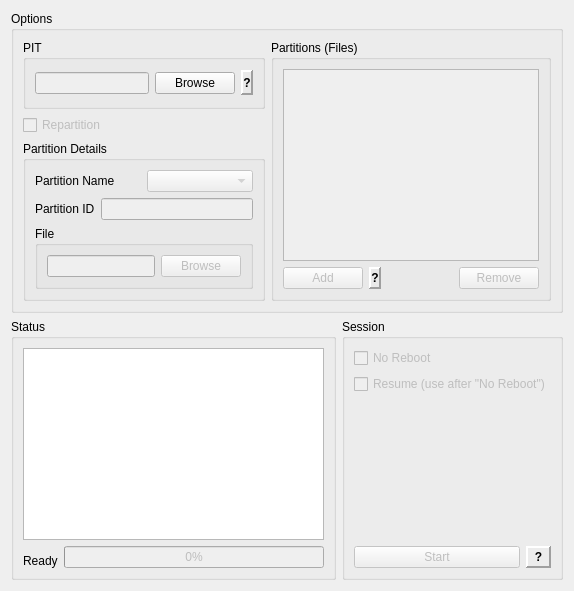
    <widget class="QWidget" name="flashTab">
     <attribute name="title">
      <string>Flash</string>
     </attribute>
     <layout class="QVBoxLayout" name="flashMainLayout">
      <item>
       <widget class="QGroupBox" name="optionsGroup">
        <property name="title">
         <string>Options</string>
        </property>
        <layout class="QHBoxLayout" name="optionsHorizontalLayout">
         <item>
          <layout class="QVBoxLayout" name="leftOptionsLayout">
           <item>
            <widget class="QGroupBox" name="pitGroup">
             <property name="title">
              <string>PIT</string>
             </property>
             <layout class="QHBoxLayout" name="pitLayout">
              <item>
               <widget class="QLineEdit" name="pitLineEdit">
                <property name="enabled">
                 <bool>false</bool>
                </property>
                <property name="readOnly">
                 <bool>true</bool>
                </property>
               </widget>
              </item>
              <item>
               <widget class="QPushButton" name="pitBrowseButton">
                <property name="enabled">
                 <bool>true</bool>
                </property>
                <property name="focusPolicy">
                 <enum>Qt::NoFocus</enum>
                </property>
                <property name="text">
                 <string>Browse</string>
                </property>
                <property name="autoDefault">
                 <bool>false</bool>
                </property>
                <property name="default">
                 <bool>false</bool>
                </property>
                <property name="flat">
                 <bool>false</bool>
                </property>
                <property name="maximumWidth">
                 <number>80</number>
                </property>
               </widget>
              </item>
              <item>
               <widget class="QLabel" name="pitBrowseTipLabel">
                <property name="enabled">
                 <bool>true</bool>
                </property>
                <property name="font">
                 <font>
                  <weight>75</weight>
                  <bold>true</bold>
                 </font>
                </property>
                <property name="toolTip">
                 <string notr="true">You can retrieve/download your device's PIT file from the Utilities tab.</string>
                </property>
                <property name="statusTip">
                 <string notr="true"/>
                </property>
                <property name="whatsThis">
                 <string notr="true"/>
                </property>
                <property name="frameShape">
                 <enum>QFrame::Panel</enum>
                </property>
                <property name="frameShadow">
                 <enum>QFrame::Raised</enum>
                </property>
                <property name="lineWidth">
                 <number>2</number>
                </property>
                <property name="midLineWidth">
                 <number>0</number>
                </property>
                <property name="text">
                 <string>?</string>
                </property>
                <property name="alignment">
                 <set>Qt::AlignCenter</set>
                </property>
                <property name="maximumSize">
                 <size>
                  <width>25</width>
                  <height>25</height>
                 </size>
                </property>
               </widget>
              </item>
             </layout>
            </widget>
           </item>
           <item>
            <widget class="QCheckBox" name="repartitionCheckBox">
             <property name="enabled">
              <bool>false</bool>
             </property>
             <property name="toolTip">
              <string notr="true">Repartitioning will wipe all data for your phone and install the selected PIT file.</string>
             </property>
             <property name="text">
              <string>Repartition</string>
             </property>
            </widget>
           </item>
           <item>
            <widget class="QGroupBox" name="partitionGroup">
             <property name="title">
              <string>Partition Details</string>
             </property>
             <layout class="QVBoxLayout" name="partitionDetailsLayout">
              <item>
               <layout class="QHBoxLayout" name="partitionNameLayout">
                <item>
                 <widget class="QLabel" name="partitionNameLabel">
                  <property name="text">
                   <string>Partition Name</string>
                  </property>
                  <property name="maximumWidth">
                   <number>120</number>
                  </property>
                 </widget>
                </item>
                <item>
                 <widget class="QComboBox" name="partitionNameComboBox">
                  <property name="enabled">
                   <bool>false</bool>
                  </property>
                 </widget>
                </item>
               </layout>
              </item>
              <item>
               <layout class="QHBoxLayout" name="partitionIdLayout">
                <item>
                 <widget class="QLabel" name="partitionIdLabel">
                  <property name="text">
                   <string>Partition ID</string>
                  </property>
                  <property name="maximumWidth">
                   <number>120</number>
                  </property>
                 </widget>
                </item>
                <item>
                 <widget class="QLineEdit" name="partitionIdLineEdit">
                  <property name="enabled">
                   <bool>false</bool>
                  </property>
                  <property name="readOnly">
                   <bool>true</bool>
                  </property>
                 </widget>
                </item>
               </layout>
              </item>
              <item>
               <widget class="QGroupBox" name="partitionFileGroup">
                <property name="title">
                 <string>File</string>
                </property>
                <layout class="QHBoxLayout" name="partitionFileLayout">
                 <item>
                  <widget class="QLineEdit" name="partitionFileLineEdit">
                   <property name="enabled">
                    <bool>false</bool>
                   </property>
                   <property name="readOnly">
                    <bool>true</bool>
                   </property>
                  </widget>
                 </item>
                 <item>
                  <widget class="QPushButton" name="partitionFileBrowseButton">
                   <property name="enabled">
                    <bool>false</bool>
                   </property>
                   <property name="text">
                    <string>Browse</string>
                   </property>
                   <property name="maximumWidth">
                    <number>80</number>
                   </property>
                  </widget>
                 </item>
                </layout>
               </widget>
              </item>
             </layout>
            </widget>
           </item>
          </layout>
         </item>
         <item>
          <widget class="QGroupBox" name="partitionsGroup">
           <property name="title">
            <string>Partitions (Files)</string>
           </property>
           <property name="maximumWidth">
            <number>350</number>
           </property>
           <layout class="QVBoxLayout" name="partitionsLayout">
            <item>
             <widget class="QListWidget" name="partitionsListWidget">
              <property name="enabled">
               <bool>false</bool>
              </property>
             </widget>
            </item>
            <item>
             <layout class="QHBoxLayout" name="partitionButtonsLayout">
              <item>
               <widget class="QPushButton" name="addPartitionButton">
                <property name="enabled">
                 <bool>false</bool>
                </property>
                <property name="text">
                 <string>Add</string>
                </property>
               </widget>
              </item>
              <item>
               <widget class="QLabel" name="addPartitionTipLabel">
                <property name="font">
                 <font>
                  <weight>75</weight>
                  <bold>true</bold>
                 </font>
                </property>
                <property name="toolTip">
                 <string notr="true">Use the &quot;Add&quot; button to add additional files to be flashed.</string>
                </property>
                <property name="frameShape">
                 <enum>QFrame::Panel</enum>
                </property>
                <property name="frameShadow">
                 <enum>QFrame::Raised</enum>
                </property>
                <property name="lineWidth">
                 <number>2</number>
                </property>
                <property name="midLineWidth">
                 <number>0</number>
                </property>
                <property name="text">
                 <string>?</string>
                </property>
                <property name="alignment">
                 <set>Qt::AlignCenter</set>
                </property>
                <property name="maximumSize">
                 <size>
                  <width>25</width>
                  <height>25</height>
                 </size>
                </property>
               </widget>
              </item>
              <item>
               <spacer name="partitionButtonsSpacer">
                <property name="orientation">
                 <enum>Qt::Horizontal</enum>
                </property>
                <property name="sizeHint" stdset="0">
                 <size>
                  <width>40</width>
                  <height>20</height>
                 </size>
                </property>
               </spacer>
              </item>
              <item>
               <widget class="QPushButton" name="removePartitionButton">
                <property name="enabled">
                 <bool>false</bool>
                </property>
                <property name="text">
                 <string>Remove</string>
                </property>
               </widget>
              </item>
             </layout>
            </item>
           </layout>
          </widget>
         </item>
        </layout>
       </widget>
      </item>
      <item>
       <layout class="QHBoxLayout" name="flashBottomLayout">
        <item>
         <widget class="QGroupBox" name="statusGroup">
          <property name="title">
           <string>Status</string>
          </property>
          <layout class="QVBoxLayout" name="statusLayout">
           <item>
            <widget class="QPlainTextEdit" name="outputPlainTextEdit">
             <property name="enabled">
              <bool>true</bool>
             </property>
             <property name="undoRedoEnabled">
              <bool>false</bool>
             </property>
             <property name="readOnly">
              <bool>true</bool>
             </property>
             <property name="plainText">
              <string notr="true"/>
             </property>
             <property name="maximumHeight">
              <number>100</number>
             </property>
            </widget>
           </item>
           <item>
            <layout class="QHBoxLayout" name="flashProgressLayout">
             <item>
              <widget class="QLabel" name="flashLabel">
               <property name="layoutDirection">
                <enum>Qt::RightToLeft</enum>
               </property>
               <property name="text">
                <string notr="true">Ready</string>
               </property>
               <property name="textFormat">
                <enum>Qt::PlainText</enum>
               </property>
               <property name="alignment">
                <set>Qt::AlignBottom|Qt::AlignLeading|Qt::AlignLeft</set>
               </property>
              </widget>
             </item>
             <item>
              <widget class="QProgressBar" name="flashProgressBar">
               <property name="enabled">
                <bool>false</bool>
               </property>
               <property name="value">
                <number>0</number>
               </property>
               <property name="maximumWidth">
                <number>250</number>
               </property>
              </widget>
             </item>
            </layout>
           </item>
          </layout>
         </widget>
        </item>
        <item>
         <widget class="QGroupBox" name="sessionGroup">
          <property name="title">
           <string>Session</string>
          </property>
          <property name="maximumWidth">
           <number>250</number>
          </property>
          <layout class="QVBoxLayout" name="sessionLayout">
           <item>
            <widget class="QCheckBox" name="noRebootCheckBox">
             <property name="enabled">
              <bool>false</bool>
             </property>
             <property name="toolTip">
              <string notr="true">Can be enabled to prevent your device rebooting after the flash finishes.</string>
             </property>
             <property name="text">
              <string>No Reboot</string>
             </property>
            </widget>
           </item>
           <item>
            <widget class="QCheckBox" name="resumeCheckbox">
             <property name="enabled">
              <bool>false</bool>
             </property>
             <property name="toolTip">
              <string notr="true">Can be enabled to prevent your device rebooting after the flash finishes.</string>
             </property>
             <property name="text">
              <string>Resume (use after &quot;No Reboot&quot;)</string>
             </property>
            </widget>
           </item>
           <item>
            <spacer name="sessionSpacer">
             <property name="orientation">
              <enum>Qt::Vertical</enum>
             </property>
             <property name="sizeHint" stdset="0">
              <size>
               <width>20</width>
               <height>40</height>
              </size>
             </property>
            </spacer>
           </item>
           <item>
            <layout class="QHBoxLayout" name="startFlashLayout">
             <item>
              <widget class="QPushButton" name="startFlashButton">
               <property name="enabled">
                <bool>false</bool>
               </property>
               <property name="text">
                <string>Start</string>
               </property>
              </widget>
             </item>
             <item>
              <widget class="QLabel" name="startFlashTipLabel">
               <property name="font">
                <font>
                 <weight>75</weight>
                 <bold>true</bold>
                </font>
               </property>
               <property name="toolTip">
                <string notr="true">The &quot;Start&quot; button will remain inactive until at least one partition/file is added.</string>
               </property>
               <property name="frameShape">
                <enum>QFrame::Panel</enum>
               </property>
               <property name="frameShadow">
                <enum>QFrame::Raised</enum>
               </property>
               <property name="lineWidth">
                <number>2</number>
               </property>
               <property name="midLineWidth">
                <number>0</number>
               </property>
               <property name="text">
                <string>?</string>
               </property>
               <property name="alignment">
                <set>Qt::AlignCenter</set>
               </property>
               <property name="maximumSize">
                <size>
                 <width>25</width>
                 <height>25</height>
                </size>
               </property>
              </widget>
             </item>
            </layout>
           </item>
          </layout>
         </widget>
        </item>
       </layout>
      </item>
     </layout>
    </widget>
